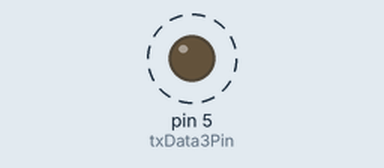
Recording of a sketch running on a simulated Arduino Mega 2560, built with avr-gcc and run on an emulated ATmega2560. On the bench: output pins drawn as LEDs (lit = HIGH). Dashed ring = blinking. Pins used as bus, display or sensor lines are not drawn; what the sketch prints to the serial monitor is not drawn.

Above: at 0.4 s.
Timing chart, 0 to 3.7 s (numbered marks = the images above):
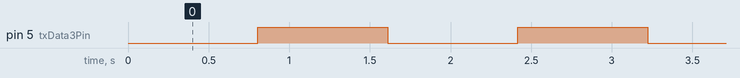

The sketch:

PumpMaster.ino
```cpp
const int txEnablePin = 13;
const int txData0Pin = 2;
const int txData1Pin = 3;
const int txData2Pin = 4;
const int txData3Pin = 5;
const int txData4Pin = 6;
const int txData5Pin = 7;
const int txMode0Pin = 22;
const int txMode1Pin = 23;
const int holdTime = 15; // ms

enum txMode {
  MODE_RED,
  MODE_GREEN,
  MODE_BLUE,
  MODE_PUMP,
  MODE_INVALID
};

int rVal;
int gVal;
int bVal;
int pVal;
unsigned int time = 0;
unsigned int lastPrint = 0;

void setup() {
  Serial.begin(9600);
  rVal = 16;
  gVal = 32;
  bVal = 48;
  pVal = 0;
  time = 0;

  pinMode(txEnablePin, OUTPUT);
  pinMode(txData0Pin, OUTPUT);
  pinMode(txData1Pin, OUTPUT);
  pinMode(txData2Pin, OUTPUT);
  pinMode(txData3Pin, OUTPUT);
  pinMode(txData4Pin, OUTPUT);
  pinMode(txData5Pin, OUTPUT);
  pinMode(txMode0Pin, OUTPUT);
  pinMode(txMode1Pin, OUTPUT);
}

void writeValue(txMode mode, int val) {
  digitalWrite(txEnablePin, LOW);
  digitalWrite(txMode0Pin, (int)mode & 0x01 ? HIGH : LOW);
  digitalWrite(txMode1Pin, (int)mode & 0x02 ? HIGH : LOW);
  digitalWrite(txData0Pin, val >> 0 & 0x01 ? HIGH : LOW);
  digitalWrite(txData1Pin, val >> 1 & 0x01 ? HIGH : LOW);
  digitalWrite(txData2Pin, val >> 2 & 0x01 ? HIGH : LOW);
  digitalWrite(txData3Pin, val >> 3 & 0x01 ? HIGH : LOW);
  digitalWrite(txData4Pin, val >> 4 & 0x01 ? HIGH : LOW);
  digitalWrite(txData5Pin, val >> 5 & 0x01 ? HIGH : LOW);
  digitalWrite(txEnablePin, HIGH);
}

void printState() {
  Serial.print("(Master) R: ");
  Serial.print(rVal);
  Serial.print(", G: ");
  Serial.print(gVal);
  Serial.print(", B: ");
  Serial.print(bVal);
  Serial.print(", P: ");
  Serial.print(pVal);
  Serial.print('\n');
}

void loop() {
  time = millis();
  writeValue(MODE_RED, rVal);
  delay(holdTime);
  writeValue(MODE_GREEN, gVal);
  delay(holdTime);
  writeValue(MODE_BLUE, bVal);
  delay(holdTime);
  writeValue(MODE_PUMP, pVal);
  delay(holdTime);
  digitalWrite(txEnablePin, LOW);
  delay(100 - holdTime * 4);
  rVal = (rVal + 1) % 64;
  gVal = (gVal + 1) % 64;
  bVal = (bVal + 1) % 64;
  pVal = (pVal + 1) % 64;
  if (time - lastPrint > 100) {
    printState();
    lastPrint = time;
  }
}
```

Measured:
- by itself, pin 5 (txData3Pin): alternates HIGH for 0.81 s and LOW for 0.81 s
